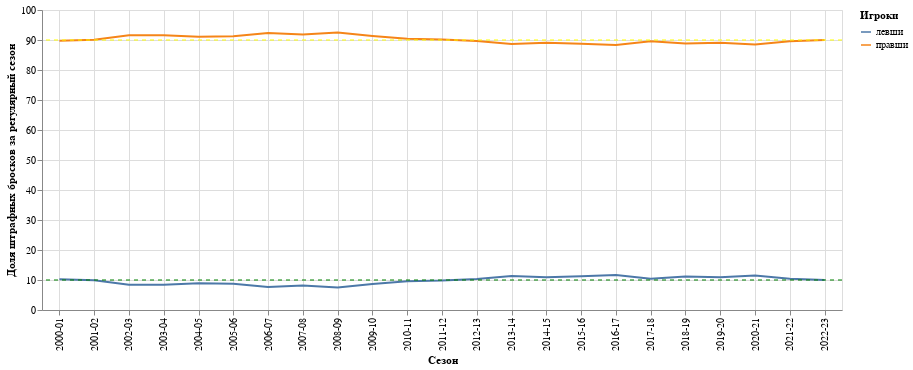

Here is the notebook cell this chart was saved with:
### Code cell
color_labels = {'l': 'левши', 'r': 'правши'}
ft_by_season['hand_text'] = ft_by_season.hand.map(color_labels)
chart = alt.Chart(ft_by_season).mark_line().encode(
    x=alt.X('SEASON_ID:N', title='Сезон',
                         axis=alt.Axis(grid=True)),
    y=alt.Y('FTA_pct', title='Доля штрафных бросков за регулярный сезон'),
    color=alt.Color('hand_text', title='Игроки')
).properties(
    width=800,
    height=300
)

chart = chart + alt.Chart(pd.DataFrame({'y': [10]})).mark_rule(strokeDash=[4, 4], color='green').encode(
    y='y'
)
chart = chart + alt.Chart(pd.DataFrame({'y': [90]})).mark_rule(strokeDash=[4, 4], color='yellow').encode(
    y='y'
)
chart

### Figure 1 — Vega-Lite specification as saved in the notebook (floating-point values rounded to 4 significant figures)
{"config": {"view": {"continuousWidth": 300, "continuousHeight": 300}}, "layer": [{"data": {"name": "data-b263efe8a881d441d4cef2a8715c70b4"}, "mark": {"type": "line"}, "encoding": {"color": {"field": "hand_text", "title": "Игроки", "type": "nominal"}, "x": {"axis": {"grid": true}, "field": "SEASON_ID", "title": "Сезон", "type": "nominal"}, "y": {"field": "FTA_pct", "title": "Доля штрафных бросков за регулярный сезон", "type": "quantitative"}}}, {"data": {"name": "data-f7fdb6d6dff282c0e5cdfe765ee63692"}, "mark": {"type": "rule", "color": "green", "strokeDash": [4, 4]}, "encoding": {"y": {"field": "y", "type": "quantitative"}}}, {"data": {"name": "data-f89f1844fad8d7f9d86599ef06bd182d"}, "mark": {"type": "rule", "color": "yellow", "strokeDash": [4, 4]}, "encoding": {"y": {"field": "y", "type": "quantitative"}}}], "height": 300, "width": 800, "$schema": "https://vega.github.io/schema/vega-lite/v5.8.0.json", "datasets": {"data-b263efe8a881d441d4cef2a8715c70b4": [{"SEASON_ID": "2000-01", "hand": "l", "MIN": 55560.0, "FTA": 6044.0, "fta_per_30_min": 3.263, "FTA_pct": 10.22, "hand_text": "левши"}, {"SEASON_ID": "2000-01", "hand": "r", "MIN": 520000.0, "FTA": 53090.0, "fta_per_30_min": 3.063, "FTA_pct": 89.78, "hand_text": "правши"}, {"SEASON_ID": "2001-02", "hand": "l", "MIN": 63920.0, "FTA": 5616.0, "fta_per_30_min": 2.636, "FTA_pct": 9.914, "hand_text": "левши"}, {"SEASON_ID": "2001-02", "hand": "r", "MIN": 510800.0, "FTA": 51030.0, "fta_per_30_min": 2.998, "FTA_pct": 90.09, "hand_text": "правши"}, {"SEASON_ID": "2002-03", "hand": "l", "MIN": 61710.0, "FTA": 4890.0, "fta_per_30_min": 2.377, "FTA_pct": 8.416, "hand_text": "левши"}, {"SEASON_ID": "2002-03", "hand": "r", "MIN": 513700.0, "FTA": 53210.0, "fta_per_30_min": 3.108, "FTA_pct": 91.58, "hand_text": "правши"}, {"SEASON_ID": "2003-04", "hand": "l", "MIN": 53830.0, "FTA": 4861.0, "fta_per_30_min": 2.709, "FTA_pct": 8.445, "hand_text": "левши"}, {"SEASON_ID": "2003-04", "hand": "r", "MIN": 520900.0, "FTA": 52700.0, "fta_per_30_min": 3.035, "FTA_pct": 91.56, "hand_text": "правши"}, {"SEASON_ID": "2004-05", "hand": "l", "MIN": 56160.0, "FTA": 5701.0, "fta_per_30_min": 3.045, "FTA_pct": 8.895, "hand_text": "левши"}, {"SEASON_ID": "2004-05", "hand": "r", "MIN": 538900.0, "FTA": 58390.0, "fta_per_30_min": 3.251, "FTA_pct": 91.11, "hand_text": "правши"}, {"SEASON_ID": "2005-06", "hand": "l", "MIN": 53180.0, "FTA": 5669.0, "fta_per_30_min": 3.198, "FTA_pct": 8.762, "hand_text": "левши"}, {"SEASON_ID": "2005-06", "hand": "r", "MIN": 542400.0, "FTA": 59030.0, "fta_per_30_min": 3.265, "FTA_pct": 91.24, "hand_text": "правши"}, {"SEASON_ID": "2006-07", "hand": "l", "MIN": 42650.0, "FTA": 4899.0, "fta_per_30_min": 3.446, "FTA_pct": 7.637, "hand_text": "левши"}, {"SEASON_ID": "2006-07", "hand": "r", "MIN": 553100.0, "FTA": 59250.0, "fta_per_30_min": 3.214, "FTA_pct": 92.36, "hand_text": "правши"}, {"SEASON_ID": "2007-08", "hand": "l", "MIN": 47700.0, "FTA": 5011.0, "fta_per_30_min": 3.151, "FTA_pct": 8.166, "hand_text": "левши"}, {"SEASON_ID": "2007-08", "hand": "r", "MIN": 546400.0, "FTA": 56350.0, "fta_per_30_min": 3.094, "FTA_pct": 91.83, "hand_text": "правши"}, {"SEASON_ID": "2008-09", "hand": "l", "MIN": 45120.0, "FTA": 4586.0, "fta_per_30_min": 3.049, "FTA_pct": 7.535, "hand_text": "левши"}, {"SEASON_ID": "2008-09", "hand": "r", "MIN": 549500.0, "FTA": 56270.0, "fta_per_30_min": 3.072, "FTA_pct": 92.46, "hand_text": "правши"}, {"SEASON_ID": "2009-10", "hand": "l", "MIN": 49930.0, "FTA": 5234.0, "fta_per_30_min": 3.145, "FTA_pct": 8.669, "hand_text": "левши"}, {"SEASON_ID": "2009-10", "hand": "r", "MIN": 544600.0, "FTA": 55140.0, "fta_per_30_min": 3.038, "FTA_pct": 91.33, "hand_text": "правши"}, {"SEASON_ID": "2010-11", "hand": "l", "MIN": 57380.0, "FTA": 5759.0, "fta_per_30_min": 3.011, "FTA_pct": 9.608, "hand_text": "левши"}, {"SEASON_ID": "2010-11", "hand": "r", "MIN": 537700.0, "FTA": 54180.0, "fta_per_30_min": 3.023, "FTA_pct": 90.39, "hand_text": "правши"}, {"SEASON_ID": "2011-12", "hand": "l", "MIN": 45530.0, "FTA": 4369.0, "fta_per_30_min": 2.879, "FTA_pct": 9.824, "hand_text": "левши"}, {"SEASON_ID": "2011-12", "hand": "r", "MIN": 433500.0, "FTA": 40100.0, "fta_per_30_min": 2.775, "FTA_pct": 90.18, "hand_text": "правши"}, {"SEASON_ID": "2012-13", "hand": "l", "MIN": 53070.0, "FTA": 5633.0, "fta_per_30_min": 3.184, "FTA_pct": 10.33, "hand_text": "левши"}, {"SEASON_ID": "2012-13", "hand": "r", "MIN": 541400.0, "FTA": 48900.0, "fta_per_30_min": 2.71, "FTA_pct": 89.67, "hand_text": "правши"}, {"SEASON_ID": "2013-14", "hand": "l", "MIN": 58230.0, "FTA": 6580.0, "fta_per_30_min": 3.39, "FTA_pct": 11.34, "hand_text": "левши"}, {"SEASON_ID": "2013-14", "hand": "r", "MIN": 537000.0, "FTA": 51450.0, "fta_per_30_min": 2.874, "FTA_pct": 88.66, "hand_text": "правши"}, {"SEASON_ID": "2014-15", "hand": "l", "MIN": 53170.0, "FTA": 6136.0, "fta_per_30_min": 3.462, "FTA_pct": 10.92, "hand_text": "левши"}, {"SEASON_ID": "2014-15", "hand": "r", "MIN": 542000.0, "FTA": 50060.0, "fta_per_30_min": 2.771, "FTA_pct": 89.08, "hand_text": "правши"}, {"SEASON_ID": "2015-16", "hand": "l", "MIN": 58140.0, "FTA": 6471.0, "fta_per_30_min": 3.339, "FTA_pct": 11.26, "hand_text": "левши"}, {"SEASON_ID": "2015-16", "hand": "r", "MIN": 536700.0, "FTA": 51000.0, "fta_per_30_min": 2.851, "FTA_pct": 88.74, "hand_text": "правши"}, {"SEASON_ID": "2016-17", "hand": "l", "MIN": 57270.0, "FTA": 6611.0, "fta_per_30_min": 3.463, "FTA_pct": 11.63, "hand_text": "левши"}, {"SEASON_ID": "2016-17", "hand": "r", "MIN": 537100.0, "FTA": 50240.0, "fta_per_30_min": 2.806, "FTA_pct": 88.37, "hand_text": "правши"}, {"SEASON_ID": "2017-18", "hand": "l", "MIN": 52540.0, "FTA": 5538.0, "fta_per_30_min": 3.162, "FTA_pct": 10.39, "hand_text": "левши"}, {"SEASON_ID": "2017-18", "hand": "r", "MIN": 541300.0, "FTA": 47790.0, "fta_per_30_min": 2.648, "FTA_pct": 89.61, "hand_text": "правши"}, {"SEASON_ID": "2018-19", "hand": "l", "MIN": 53500.0, "FTA": 6360.0, "fta_per_30_min": 3.566, "FTA_pct": 11.21, "hand_text": "левши"}, {"SEASON_ID": "2018-19", "hand": "r", "MIN": 541000.0, "FTA": 50400.0, "fta_per_30_min": 2.795, "FTA_pct": 88.79, "hand_text": "правши"}, {"SEASON_ID": "2019-20", "hand": "l", "MIN": 45480.0, "FTA": 5327.0, "fta_per_30_min": 3.514, "FTA_pct": 10.88, "hand_text": "левши"}, {"SEASON_ID": "2019-20", "hand": "r", "MIN": 466600.0, "FTA": 43620.0, "fta_per_30_min": 2.804, "FTA_pct": 89.12, "hand_text": "правши"}, {"SEASON_ID": "2020-21", "hand": "l", "MIN": 52310.0, "FTA": 5416.0, "fta_per_30_min": 3.106, "FTA_pct": 11.49, "hand_text": "левши"}, {"SEASON_ID": "2020-21", "hand": "r", "MIN": 469200.0, "FTA": 41720.0, "fta_per_30_min": 2.667, "FTA_pct": 88.51, "hand_text": "правши"}, {"SEASON_ID": "2021-22", "hand": "l", "MIN": 58000.0, "FTA": 5623.0, "fta_per_30_min": 2.908, "FTA_pct": 10.46, "hand_text": "левши"}, {"SEASON_ID": "2021-22", "hand": "r", "MIN": 535800.0, "FTA": 48160.0, "fta_per_30_min": 2.697, "FTA_pct": 89.54, "hand_text": "правши"}, {"SEASON_ID": "2022-23", "hand": "l", "MIN": 52480.0, "FTA": 5781.0, "fta_per_30_min": 3.305, "FTA_pct": 9.989, "hand_text": "левши"}, {"SEASON_ID": "2022-23", "hand": "r", "MIN": 542100.0, "FTA": 52090.0, "fta_per_30_min": 2.883, "FTA_pct": 90.01, "hand_text": "правши"}], "data-f7fdb6d6dff282c0e5cdfe765ee63692": [{"y": 10}], "data-f89f1844fad8d7f9d86599ef06bd182d": [{"y": 90}]}}
